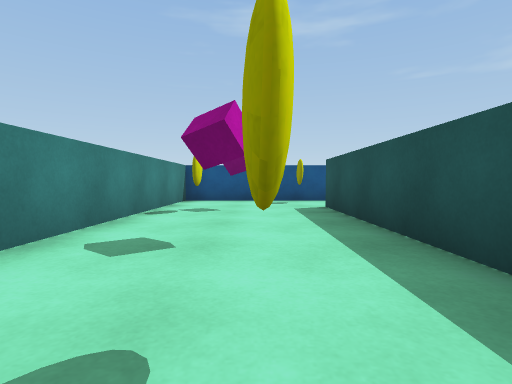
[1] (above)

20 first-person views from a walk through a Unity game level. The camera is 0.54 m above the floor, tilts 2° down and sees 80° across. The floor is counted in squares, 1 m on a side. Each view is taken from the middle of a square. On the plan, view 1 faces up. The plan holds only what a view shows up to about 9 squares ahead; the rest is blank. The place goes on beyond the plan. The player is left out. Surface patterns are stand-ins for the level's own textures.

[2]
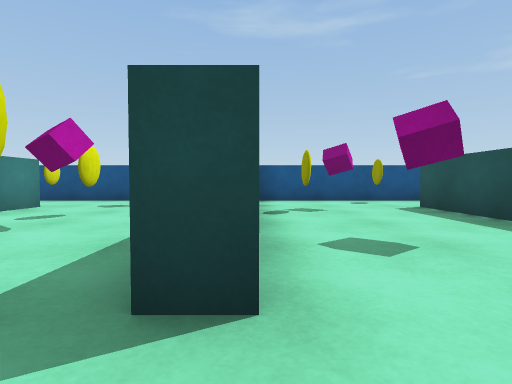

[3]
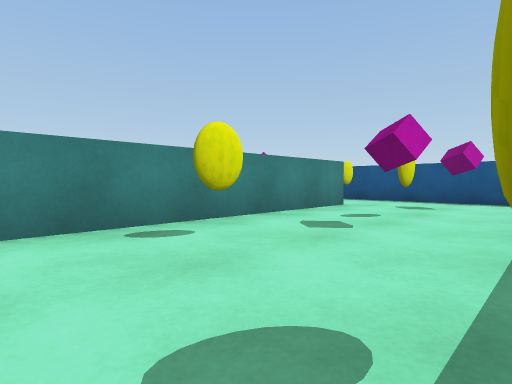

[4]
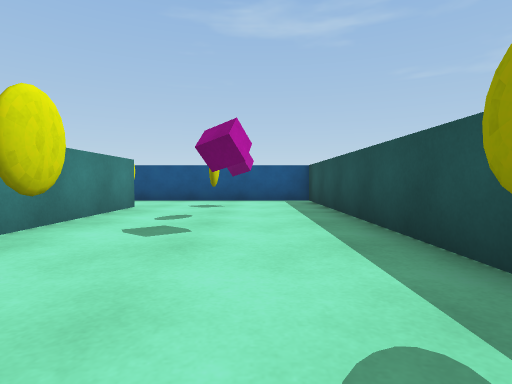

[5]
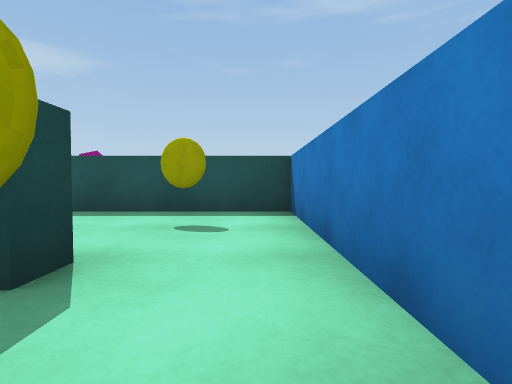

[6]
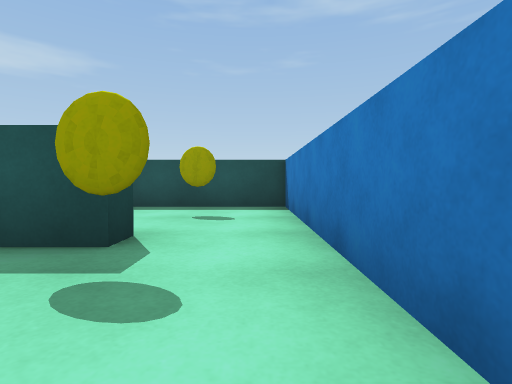

[7]
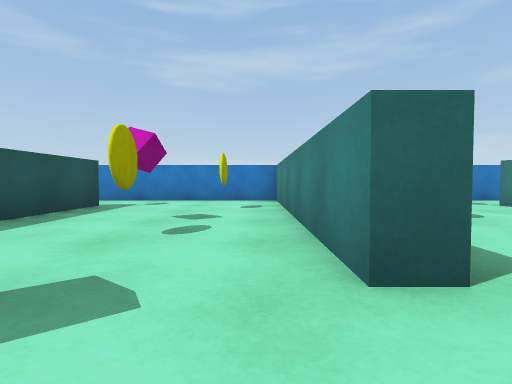

[8]
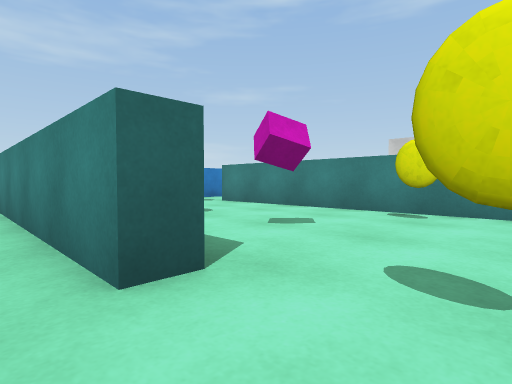

[9]
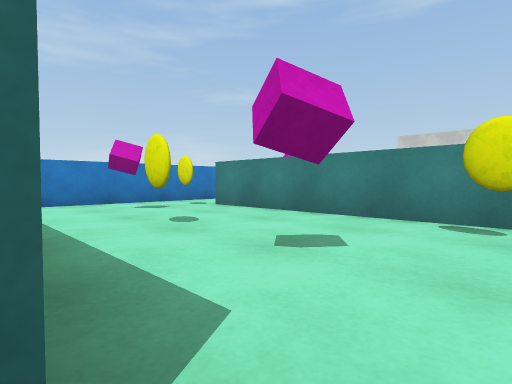

[10]
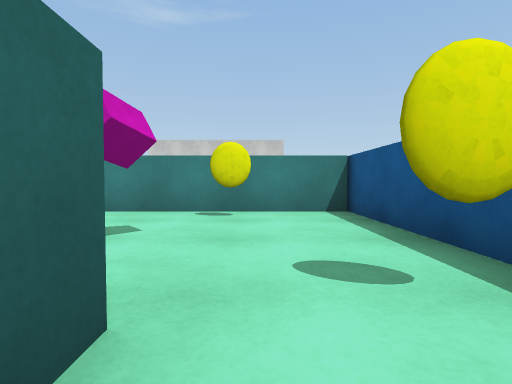

[11]
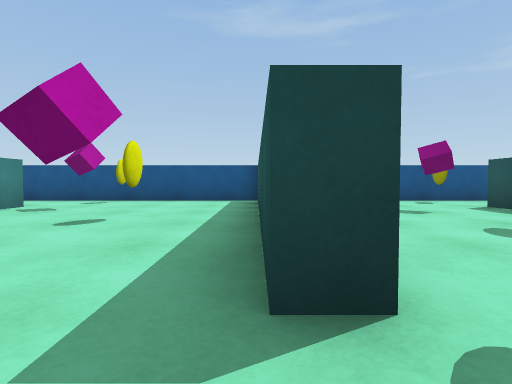

[12]
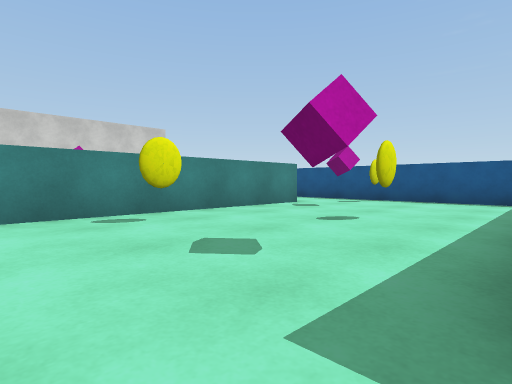

[13]
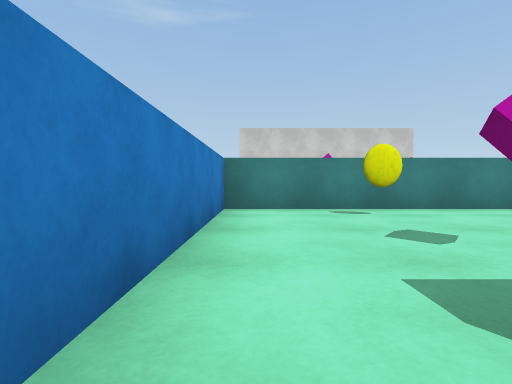

[14]
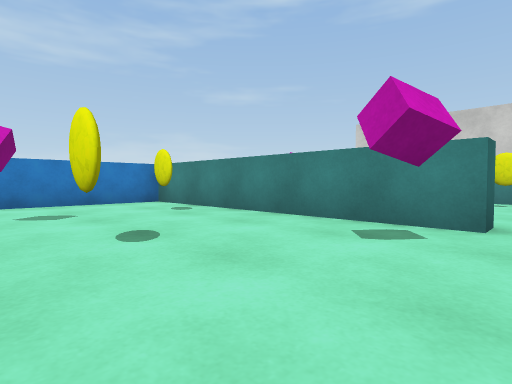

[15]
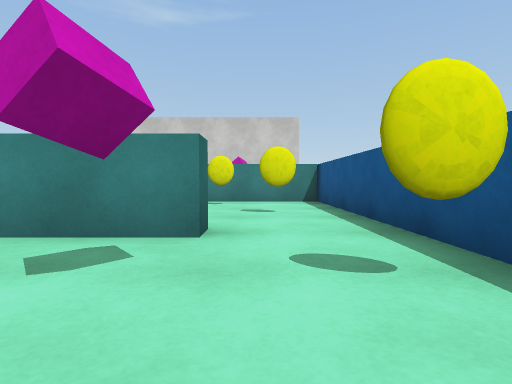

[16]
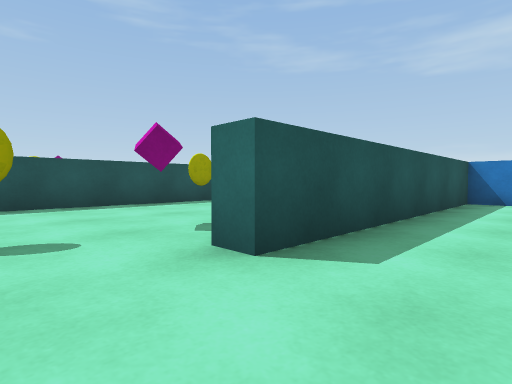

[17]
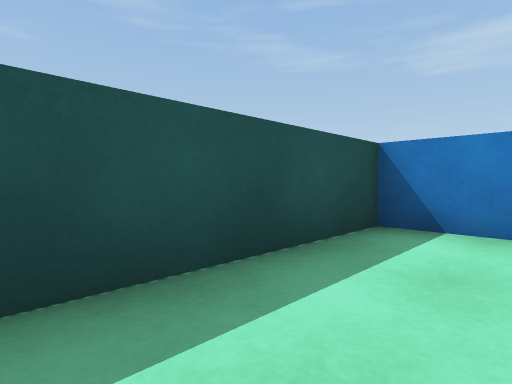

[18]
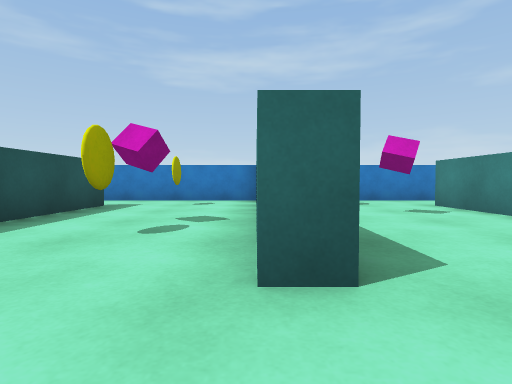

[19]
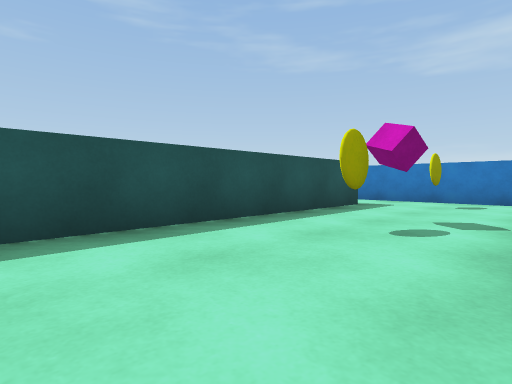

[20]
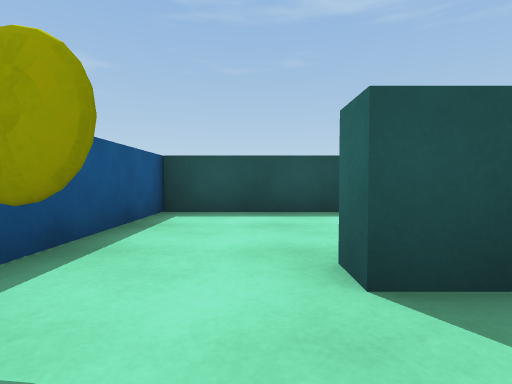

### Floor plan
Key: @ floor where view 1 was taken; # wall or solid block; . floor; B pink block; O other object.
Columns run from 19 left of view 1 to 6 right of it. Each row starts with its distance up from view 1.
  9 ##########################
  8 ....#..#....#....#..#....#
  7 #......#.#.....B.#.......#
  6 ..#.B..#..B.#....#.B.#...#
  5 ..#....#....#.#..#...#.#.#
  4 ..#..#.#....#.BB.#...#BB.#
  3 ..#....#....#....#.B.#...#
  2 O.#...B#....#.#..#...#...#
  1 ..#....#..B.#...##.#.#.#.
  0 ..#.........#......@.#....
 -1 ##########################

Positions as (right, up) in squares from view 1, and headings:
1: (0, 0), facing up
2: (-2, 0), facing up
3: (-3, 0), facing up-left
4: (-4, 0), facing up
5: (-4, 0), facing right
6: (-5, 0), facing right
7: (-6, 8), facing down
8: (-6, 8), facing down-left
9: (-7, 7), facing down-left
10: (-6, 7), facing left
11: (-12, 0), facing up
12: (-12, 0), facing up-left
13: (-11, 0), facing left
14: (-13, 7), facing down-left
15: (-14, 7), facing left
16: (-19, 8), facing down-right
17: (-19, 3), facing down-right
18: (2, 8), facing down
19: (2, 8), facing down-right
20: (0, 7), facing right
